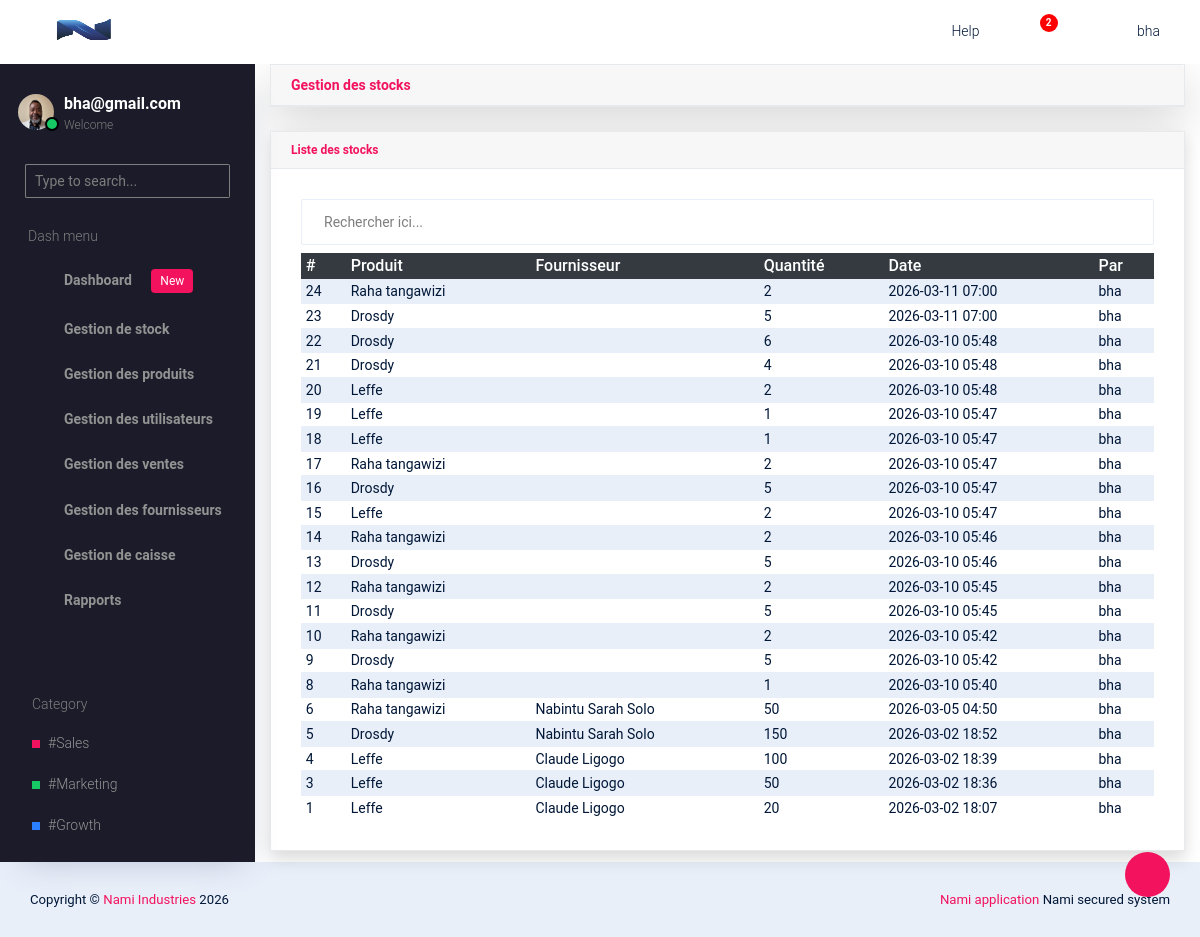
Screenshot of /main/stock-liste/ (signed in) with the database file from the repository.
### companie/models.py (models this page shows, shortened)
class Company(models.Model):
    BUSINESS_TYPES = (
        ('etablissement', 'Etablissement'),
        ('societe', 'Societe'),
    )
    ESTABLISHMENT_TYPES = (
        ('pme', 'PME'),
        ('ipme', 'IPME'),
        ('ecs', 'Entreprise en commandite simple'),
    )
    COMPANY_TYPES = (
        ('sa', 'Societe par actions'),
        ('sarl', 'Societe a responsabilite limitee'),
        ('personnes', 'Societe de personnes'),
    )
    CURRENCY_CHOICES = (
        ('BIF', 'Franc Burundais (BIF)'),
        ('USD', 'Dollar Americain (USD)'),
        ('EUR', 'Euro (EUR)'),
        ('CDF', 'Franc Congolais (CDF)'),
    )
    name = models.CharField(max_length=200)
    owner_name = models.CharField(max_length=200)
    business_type = models.CharField(max_length=20, choices=BUSINESS_TYPES)
    sub_type = models.CharField(max_length=50, blank=True)
    registration_number = models.CharField(max_length=150)
    country = CountryField()
    province = models.CharField(max_length=100)
    email = models.EmailField()
    phone = models.CharField(max_length=30)
    address = models.CharField(max_length=255, blank=True, null=True)
    website = models.URLField(blank=True, null=True)
    currency = models.CharField(
        max_length=10,
        choices=CURRENCY_CHOICES,
        default='CDF'
    )
    tva = models.DecimalField(max_digits=12, decimal_places=2, default=Decimal("0.00"))
    logo = models.ImageField(
        upload_to='company_logo/',
        blank=True,
        null=True
    )
    created_at = models.DateTimeField(auto_now_add=True)

### account/models.py (models this page shows, shortened)
class Profile(models.Model):
    user = models.OneToOneField(User, on_delete=models.CASCADE)
    photo = models.ImageField(upload_to="profiles/", blank=True, null=True)

### stock/models.py (models this page shows, shortened)
class StockEntry(models.Model):
    product = models.ForeignKey(Product, on_delete=models.CASCADE)
    supplier = models.ForeignKey(Supplier, on_delete=models.SET_NULL, null=True)
    date = models.DateTimeField(default=timezone.now)
    quantity = models.PositiveIntegerField()
    remaining_quantity = models.PositiveIntegerField(editable=False, null=True)
    unit_cost = models.DecimalField(max_digits=15, decimal_places=2, null=True)
    total_cost = models.DecimalField(max_digits=15, decimal_places=2, null=True, blank=True)
    entered_by = models.ForeignKey(User, on_delete=models.SET_NULL, null=True)
    reason = models.CharField(max_length=255, blank=True, null=True)

### product/models.py (models this page shows, shortened)
class Product(models.Model):
    MANAGEMENT_METHODE_TYPE = [
        ('FIFO','FIFO'),
        ('LIFO','LIFO'),
    ]
    category = models.ForeignKey(
        CategoryProduct,
        on_delete=models.SET_NULL,
        null=True,
        blank=True,
        related_name="products"
    )
    name = models.CharField(max_length=200)
    perishable = models.BooleanField(default=False)
    expiration_date = models.DateField(null=True, blank=True)
    management_method = models.CharField(max_length=10, choices=MANAGEMENT_METHODE_TYPE, default='FIFO')
    created_at = models.DateTimeField(auto_now_add=True)
    purchase_price = models.DecimalField(max_digits=15, decimal_places=2, null=True, blank=True)
    selling_price = models.DecimalField(max_digits=15, decimal_places=2, null=True, blank=True)
    minimum_stock = models.IntegerField(default=5)

class Supplier(models.Model):
    name = models.CharField(max_length=200)
    phone = models.CharField(max_length=20, blank=True, null=True)
    email = models.EmailField(blank=True, null=True)
    address = models.TextField(blank=True, null=True)
    created_at = models.DateTimeField(auto_now_add=True)

### core/views.py (the view)
# urls.py: path('stock-liste/', views.stock_list, name='stock_list'),
@login_required
@role_required("Admin","Gestionnaire_stock")
def stock_list(request):
    template = loader.get_template('stock/list.html')
    group = request.user.groups.first()
    if group:
        if group.name == "Admin":
            stocks = StockEntry.objects.select_related('product', 'supplier', 'entered_by').order_by('-date')
        elif group.name == "Gestionnaire_stock":
            stocks = StockEntry.objects.select_related(
                'product', 'supplier', 'entered_by').filter(entered_by=request.user).order_by('-date')
    context = {
        'stocks':stocks
    }
    return HttpResponse(template.render(context, request))

### core/context_processors.py (called while the page is built)
def company_info(request):
	company = Company.objects.first()
	return {
		'company':company
	}

### core/templates/stock/list.html (shortened to what this page needs)
{% extends 'base.html' %}
{% block content %}
{% load humanize %}
<div class="container-fluid">
    <div class="card mb-4 shadow-lg">
        <div class="card-header m-0 font-weight-bold text-primary">
            Gestion des stocks
        </div>
    </div>
    <div class="card shadow">
        <div class="card-header">
            <h6 class="m-0 font-weight-bold text-primary">
                Liste des stocks
            </h6>
        </div>
        <div class="card-body">
            <div class="input-group">
                <input type="text" id="searchInput" class="form-control mb-2" placeholder="Rechercher ici...">
            </div>
            <div class="table-responsive">
                <table class="table table-sm table-striped" id="dataTable">
                    <thead class="table-dark">
                        <tr>
                            <th>#</th>
                            <th>Produit</th>
                            <th>Fournisseur</th>
                            <th>Quantité</th>
                            <th>Date</th>
                            <th>Par</th>
                        </tr>
                    </thead>
                    <tbody>
                        {% for s in stocks %}
                        <tr>
                            <td>{{ s.id }}</td>
                            <td>{{ s.product.name }}</td>
                            <td>{{ s.supplier.name }}</td>
                            <td>{{ s.quantity }}</td>
                            <td>{{ s.date|date:"Y-m-d H:i" }}</td>
                            <td>{{ s.entered_by.username }}</td>
                        </tr>
                        {% empty %}
                        <tr>
                            <td colspan="5" class="text-center">Aucune entrée de stock</td>
                        </tr>
                        {% endfor %}
                    </tbody>
                </table>
            </div>
        </div>
    </div>
</div>
{% endblock %}

### core/templates/base.html (shortened to what this page needs)
{% load static %}
<!DOCTYPE html>
<html lang="en">
  <head>
    <link rel="stylesheet" href="{% static 'vendors/typicons.font/font/typicons.css' %}">
    <link rel="stylesheet" href="{% static 'vendors/css/vendor.bundle.base.css' %}">
    <link rel="stylesheet" href="{% static 'css/vertical-layout-light/style.css' %}">
  </head>
  <body>
    <div class="container-scroller">
      <nav class="navbar col-lg-12 col-12 p-0 fixed-top d-flex flex-row">
        <div class="text-center navbar-brand-wrapper d-flex align-items-center justify-content-center">
          <a class="navbar-brand brand-logo" href="{% url 'dashboard:admin_dashboard' %}">
            {% if company and company.logo %}
            <img src="{{ company.logo.url }}" class="img-fluid" alt="logo"/>
            {% else %}
            <img src="{% static 'images/logo-mini.svg' %}" alt="logo"/>
            {% endif %}
          </a>
          <button class="navbar-toggler navbar-toggler align-self-center d-none d-lg-flex" type="button" data-toggle="minimize">
            <span class="typcn typcn-th-menu"></span>
          </button>
        </div>
        <div class="navbar-menu-wrapper d-flex align-items-center justify-content-end">
          <ul class="navbar-nav navbar-nav-right">
            <li class="nav-item d-none d-lg-flex  mr-2">
              <a class="nav-link" href="#">
                Help
              </a>
            </li>
            <li class="nav-item dropdown  d-flex">
              <a class="nav-link count-indicator dropdown-toggle d-flex align-items-center justify-content-center" id="notificationDropdown" href="#" data-toggle="dropdown">
                <i class="typcn typcn-bell mr-0"></i>
                <span class="count bg-danger">2</span>
              </a>
            </li>
            <li class="nav-item nav-profile dropdown">
              {% if user.is_authenticated %}
              <a class="nav-link dropdown-toggle  pl-0 pr-0" href="#" data-toggle="dropdown" id="profileDropdown">
                <i class="typcn typcn-user-outline mr-0"></i>
                <span class="nav-profile-name">{{ user.username }}</span>
              </a>
              {% endif %}
            </li>
          </ul>
        </div>
      </nav>
      <div class="container-fluid page-body-wrapper">
        <div class="theme-setting-wrapper">
          <div id="settings-trigger"><i class="typcn typcn-cog-outline"></i></div>
        </div>
        <nav class="sidebar sidebar-offcanvas" id="sidebar">
        <ul class="nav">
          <li class="nav-item">
            <div class="d-flex sidebar-profile">
              {% if user.is_authenticated %}
                {% if request.user.profile.photo %}
                  <div class="sidebar-profile-image">
                    <img src="{{ request.user.profile.photo.url }}" alt="image">
                    <span class="sidebar-status-indicator"></span>
                  </div>
                {% endif %}
              <div class="sidebar-profile-name">
                <p class="sidebar-name">
                  {{ user.email }}
                </p>
                <p class="sidebar-designation">
                  Welcome
                </p>
              </div>
              {% endif %}
            </div>
            <div class="nav-search">
              <div class="input-group">
                <input type="text" class="form-control" placeholder="Type to search..." aria-label="search" aria-describedby="search">
                <div class="input-group-append">
                  <span class="input-group-text" id="search">
                    <i class="typcn typcn-zoom"></i>
                  </span>
                </div>
              </div>
            </div>
            <p class="sidebar-menu-title">Dash menu</p>
          </li>
          {% for group in request.user.groups.all %}
            {% if group.name == "Admin" or group.name == "Caisse" or group.name == "Gestionnaire_stock" %}
            <li class="nav-item">
              <a class="nav-link" href="{% url 'dashboard:admin_dashboard' %}">
                <i class="typcn typcn-device-desktop menu-icon"></i>
                <span class="menu-title">Dashboard <span class="badge badge-primary ml-3">New</span></span>
              </a>
            </li>
            {% endif %}
            {% if group.name == "Admin" or group.name == "Gestionnaire_stock" %}
            <li class="nav-item">
              <a class="nav-link" data-toggle="collapse" href="#ui-basic" aria-expanded="false" aria-controls="ui-basic">
                <i class="typcn typcn-briefcase menu-icon"></i>
                <span class="menu-title">Gestion de stock</span>
                <i class="typcn typcn-chevron-right menu-arrow"></i>
              </a>
            </li>
          {% endif %}
          {% if group.name == "Admin" or group.name == "Gestionnaire_stock" %}
          <li class="nav-item">
            <a class="nav-link" data-toggle="collapse" href="#form-elements" aria-expanded="false" aria-controls="form-elements">
              <i class="typcn typcn-film menu-icon"></i>
              <span class="menu-title">Gestion des produits</span>
              <i class="menu-arrow"></i>
            </a>
          </li>
          {% endif %}
          {% if group.name == "Admin" %}
          <li class="nav-item">
            <a class="nav-link" data-toggle="collapse" href="#charts" aria-expanded="false" aria-controls="charts">
              <i class="typcn typcn-chart-pie-outline menu-icon"></i>
              <span class="menu-title">Gestion des utilisateurs</span>
              <i class="menu-arrow"></i>
            </a>
          </li>
          {% endif %}
          {% if group.name == "Admin" or group.name == "Caisse" %}
          <li class="nav-item">
            <a class="nav-link" data-toggle="collapse" href="#tables" aria-expanded="false" aria-controls="tables">
              <i class="typcn typcn-th-small-outline menu-icon"></i>
              <span class="menu-title">Gestion des ventes</span>
              <i class="menu-arrow"></i>
            </a>
          </li>
          {% endif %}
          {% if group.name == "Admin" %}
          <li class="nav-item">
            <a class="nav-link" data-toggle="collapse" href="#auth" aria-expanded="false" aria-controls="auth">
              <i class="typcn typcn-user-add-outline menu-icon"></i>
              <span class="menu-title">Gestion des fournisseurs</span>
              <i class="menu-arrow"></i>
            </a>
          </li>
          {% endif %}
          {% if group.name == "Admin" or group.name == "Caisse" %}
          <li class="nav-item">
            <a class="nav-link" data-toggle="collapse" href="#error" aria-expanded="false" aria-controls="error">
              <i class="typcn typcn-globe-outline menu-icon"></i>
              <span class="menu-title">Gestion de caisse</span>
              <i class="menu-arrow"></i>
            </a>
          </li>
          {% endif %}
          {% if group.name == "Admin" %}
          <li class="nav-item">
            <a class="nav-link" data-toggle="collapse" href="#rapport" aria-expanded="false" aria-controls="rapport">
              <i class="typcn typcn-document-text menu-icon"></i>
              <span class="menu-title">Rapports</span>
              <i class="menu-arrow"></i>
            </a>
          </li>
          {% endif %}
          {% endfor %}
        </ul>
        <ul class="sidebar-legend">
          <li>
            <p class="sidebar-menu-title">Category</p>
          </li>
          <li class="nav-item"><a href="#" class="nav-link">#Sales</a></li>
          <li class="nav-item"><a href="#" class="nav-link">#Marketing</a></li>
          <li class="nav-item"><a href="#" class="nav-link">#Growth</a></li>
        </ul>
      </nav>
        {% block content %}{% endblock %}
    </div>
  </body>
  <footer class="footer">
  <div class="d-sm-flex justify-content-center justify-content-sm-between">
    <span class="text-center text-sm-left d-block d-sm-inline-block">Copyright © <a href="https://" target="_blank">Nami Industries</a> 2026</span>
    <span class="float-none float-sm-right d-block mt-1 mt-sm-0 text-center"><a href="https://" target="_blank">Nami application </a>Nami secured system</span>
  </div>
</footer>
</html>

### rows the page displays
Company: logo (picture)
StockEntry: id "24", product.name "Raha tangawizi", quantity "2", date "2026-03-11 07:00", entered_by.username "bha"
StockEntry: id "23", product.name "Drosdy", quantity "5", date "2026-03-11 07:00", entered_by.username "bha"
StockEntry: id "22", product.name "Drosdy", quantity "6", date "2026-03-10 05:48", entered_by.username "bha"
StockEntry: id "21", product.name "Drosdy", quantity "4", date "2026-03-10 05:48", entered_by.username "bha"
StockEntry: id "20", product.name "Leffe", quantity "2", date "2026-03-10 05:48", entered_by.username "bha"
StockEntry: id "19", product.name "Leffe", quantity "1", date "2026-03-10 05:47", entered_by.username "bha"
StockEntry: id "18", product.name "Leffe", quantity "1", date "2026-03-10 05:47", entered_by.username "bha"
StockEntry: id "17", product.name "Raha tangawizi", quantity "2", date "2026-03-10 05:47", entered_by.username "bha"
StockEntry: id "16", product.name "Drosdy", quantity "5", date "2026-03-10 05:47", entered_by.username "bha"
StockEntry: id "15", product.name "Leffe", quantity "2", date "2026-03-10 05:47", entered_by.username "bha"
StockEntry: id "14", product.name "Raha tangawizi", quantity "2", date "2026-03-10 05:46", entered_by.username "bha"
StockEntry: id "13", product.name "Drosdy", quantity "5", date "2026-03-10 05:46", entered_by.username "bha"
StockEntry: id "12", product.name "Raha tangawizi", quantity "2", date "2026-03-10 05:45", entered_by.username "bha"
StockEntry: id "11", product.name "Drosdy", quantity "5", date "2026-03-10 05:45", entered_by.username "bha"
StockEntry: id "10", product.name "Raha tangawizi", quantity "2", date "2026-03-10 05:42", entered_by.username "bha"
StockEntry: id "9", product.name "Drosdy", quantity "5", date "2026-03-10 05:42", entered_by.username "bha"
StockEntry: id "8", product.name "Raha tangawizi", quantity "1", date "2026-03-10 05:40", entered_by.username "bha"
StockEntry: id "6", product.name "Raha tangawizi", supplier.name "Nabintu Sarah Solo", quantity "50", date "2026-03-05 04:50", entered_by.username "bha"
StockEntry: id "5", product.name "Drosdy", supplier.name "Nabintu Sarah Solo", quantity "150", date "2026-03-02 18:52", entered_by.username "bha"
StockEntry: id "4", product.name "Leffe", supplier.name "Claude Ligogo", quantity "100", date "2026-03-02 18:39", entered_by.username "bha"
StockEntry: id "3", product.name "Leffe", supplier.name "Claude Ligogo", quantity "50", date "2026-03-02 18:36", entered_by.username "bha"
StockEntry: id "1", product.name "Leffe", supplier.name "Claude Ligogo", quantity "20", date "2026-03-02 18:07", entered_by.username "bha"

### other values shown
{{ user.username }} "bha"
{{ user.email }} "bha@gmail.com"
